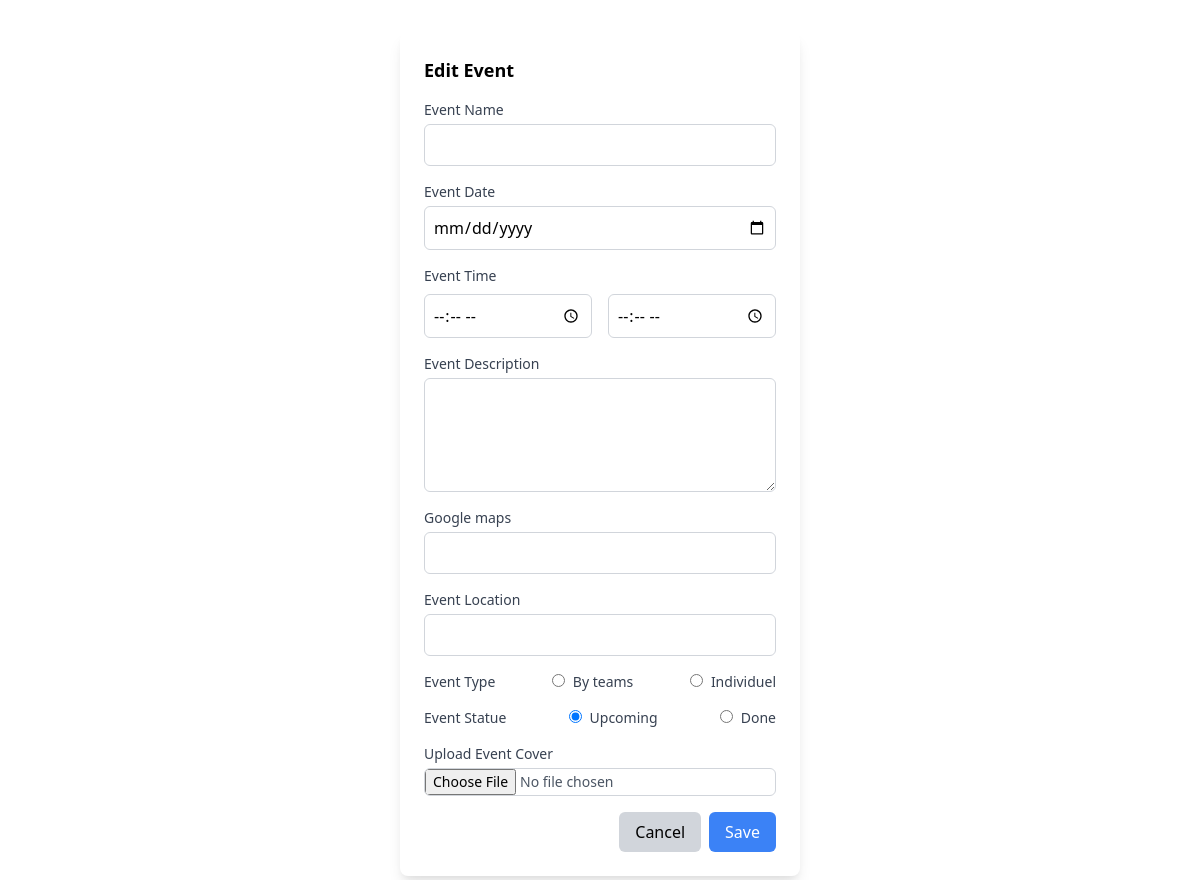
Before: /daskboard/editEvent.php with the older database file.
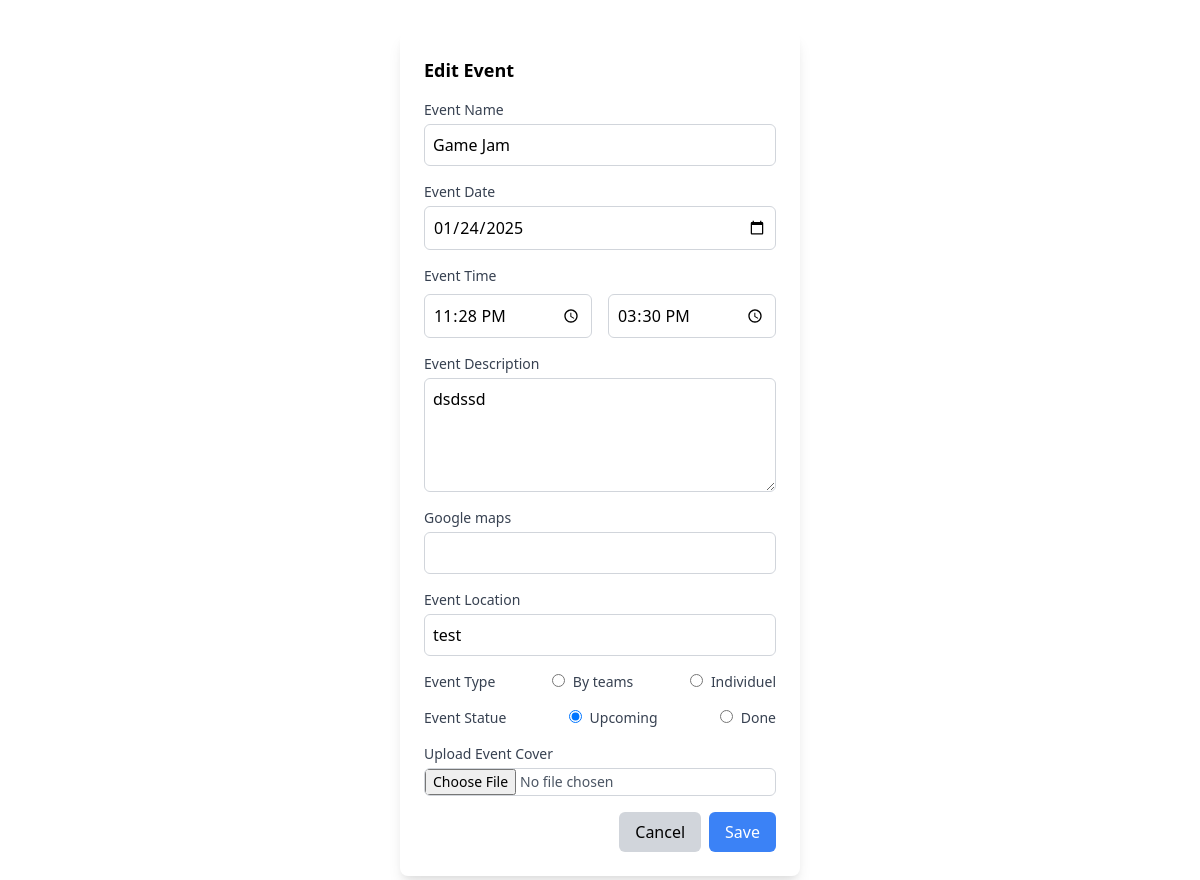
After: the same page with the newer database file.
### tables this page shows
CREATE TABLE `evenements` (
  `IDevent` int(11) NOT NULL,
  `Nom` varchar(20) NOT NULL,
  `Description` varchar(1000) NOT NULL,
  `Location` varchar(100) NOT NULL,
  `Date` date NOT NULL,
  `startTime` time NOT NULL,
  `endTime` time NOT NULL,
  `eventType` varchar(20) NOT NULL,
  `Status` varchar(20) NOT NULL,
  `eventImage` varchar(20) NOT NULL,
  `trash` float NOT NULL,
  `Googlemaps` text NOT NULL
  );

### daskboard/editEvent.php (the view, shortened to what the changed rows need)
<!DOCTYPE html>
<html lang="en">
<head>
    <link href="https://cdnjs.cloudflare.com/ajax/libs/tailwindcss/2.2.19/tailwind.min.css" rel="stylesheet">
</head>
<body>
    <?php
    include "conn.php";
    $eventID = $_GET["eventID"];
    $req = "select * from evenements where IDevent = '$eventID'";
    $res = mysqli_query($conn, $req);
    if($row = mysqli_fetch_assoc($res)) {
        $eventName = $row['Nom'];
        $eventDate = $row['Date'];
        $eventStartTime = $row['startTime'];
        $eventEndTime = $row['endTime'];
        $eventDescription = $row['Description'];
        $eventLocation = $row['Location'];
    }
    ?>
    <div id="editModalBackdrop"
                    class=" my-8 w-100 inset-0 flex items-center justify-center">
                    <div class="bg-white rounded-lg shadow-lg w-1/3 p-6">
                        <h2 class="text-lg font-semibold mb-4">Edit Event</h2>
                        <form id="eventForm" action="editEventAction.php?eventID=<?php echo($eventID) ?>" enctype="multipart/form-data"  method="post">
                            <div class="mb-4">
                                <label for="eventName" class="block text-sm font-medium text-gray-700">Event
                                    Name</label>
                                <input type="text" id="editEventName" name="eventName" value="<?php echo($eventName) ?>"
                                    class="mt-1 p-2 block w-full border border-gray-300 rounded-md focus:ring-blue-500 focus:border-blue-500"
                                    required>
                            </div>
                            <div class="mb-4">
                                <label for="eventDate" class="block text-sm font-medium text-gray-700">Event
                                    Date</label>
                                <input type="date" id="editEventDate" name="eventDate" value="<?php echo($eventDate) ?>"
                                    class="mt-1 p-2 block w-full border border-gray-300 rounded-md focus:ring-blue-500 focus:border-blue-500"
                                    required>
                            </div>
                            <div class="mb-4">
                                <div class="flex gap-4 mt-2">
                                    <div class="w-1/2">
                                        <input type="time" id="editStartTime" name="startTime" value="<?php echo($eventStartTime) ?>"
                                            class="p-2 border border-gray-300 rounded-md w-full focus:ring-blue-500 focus:border-blue-500"
                                            required>
                                    </div>
                                    <div class="w-1/2">
                                        <input type="time" id="editEndTime" name="endTime" value="<?php echo($eventEndTime) ?>"
                                            class="p-2 border border-gray-300 rounded-md w-full focus:ring-blue-500 focus:border-blue-500"
                                            required>
                                    </div>
                                </div>
                            </div>
                            <div class="mb-4">
                                <label for="eventDescription" class="block text-sm font-medium text-gray-700">Event
                                    Description</label>
                                <textarea id="editEventDescription" name="eventDescription" rows="4"
                                    class="mt-1 p-2 block w-full border border-gray-300 rounded-md focus:ring-blue-500 focus:border-blue-500"
                                    required><?php echo($eventDescription) ?></textarea>
                            </div>
                            <div class="mb-4">
                                <label for="eventPlace" class="block text-sm font-medium text-gray-700">Event
                                    Location</label>
                                <input type="text" id="editEventPlace" name="eventPlace" value="<?php echo($eventLocation) ?>"
                                    class="mt-1 p-2 block w-full border border-gray-300 rounded-md focus:ring-blue-500 focus:border-blue-500"
                                    required>
                            </div>
                        </form>
                    </div>
                </div>
</body>
</html>

Changed rows visible on the page:
added evenements: eventName "Game Jam", eventDate "01/24/2025", startTime "23:28:00", endTime "15:30:00", eventDescription "dsdssd", eventPlace "test"
